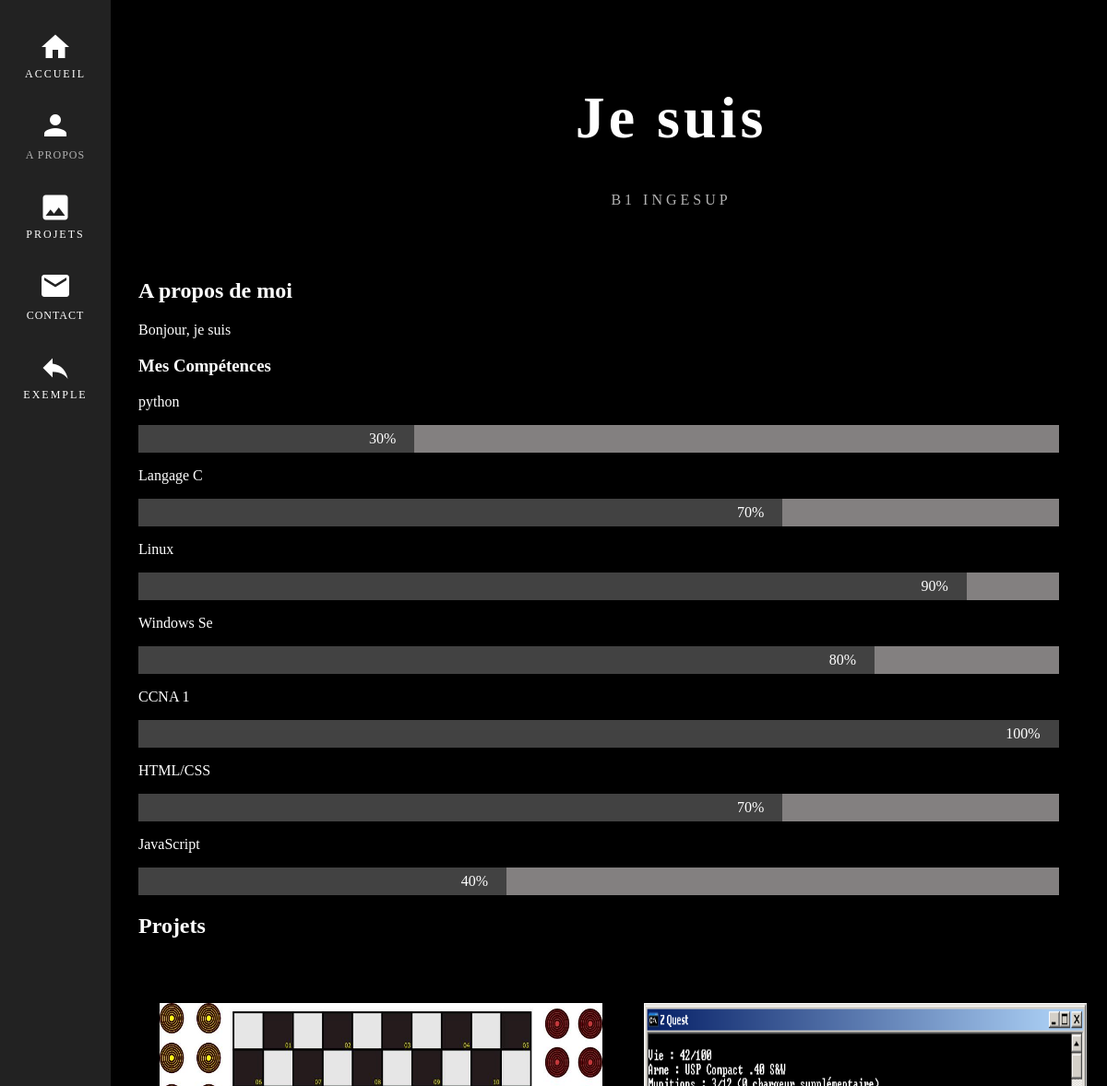
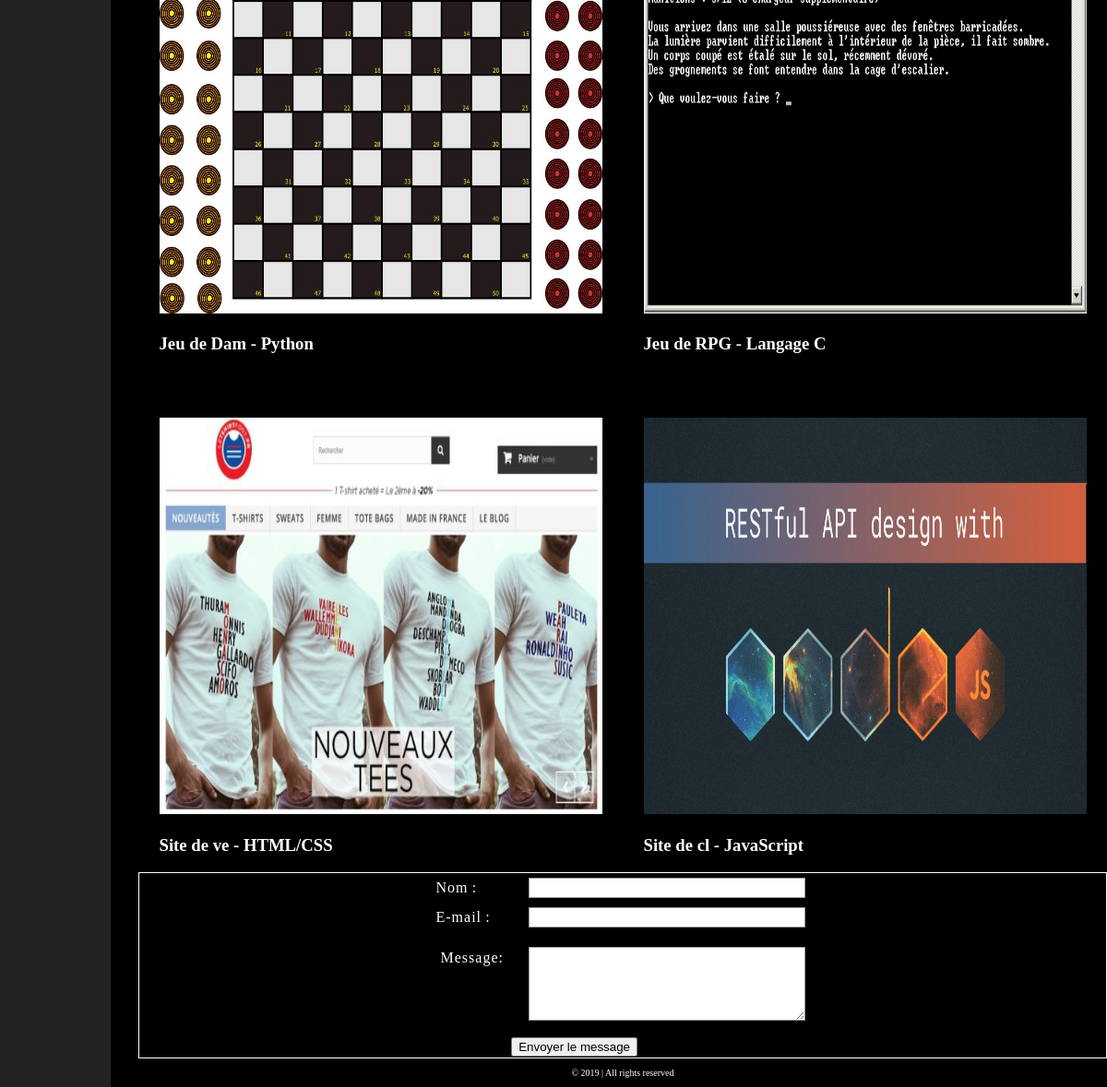
/Rendu5/projetweb/cv_utilisateur.php?id=3, run on the app's committed database (2 pictures, top to bottom).
### tables this page shows
CREATE TABLE IF NOT EXISTS `avoir` (
  `id_competence` int(11) NOT NULL,
  `id_utilisateur` int(11) NOT NULL,
  PRIMARY KEY (`id_competence`,`id_utilisateur`),
  KEY `id_utilisateur` (`id_utilisateur`)
);

CREATE TABLE IF NOT EXISTS `competence` (
  `id_competence` int(11) NOT NULL AUTO_INCREMENT,
  `nom_compet` varchar(10) NOT NULL,
  `niveau` int(11) NOT NULL,
  PRIMARY KEY (`id_competence`)
);

CREATE TABLE IF NOT EXISTS `projet` (
  `id_projet` int(11) NOT NULL AUTO_INCREMENT,
  `nom_projet` varchar(10) NOT NULL,
  `type_projet` varchar(20) NOT NULL,
  `image_projet` varchar(1000) NOT NULL,
  PRIMARY KEY (`id_projet`)
);

### Rendu5/projetweb/includes/function.php (called while the page is built, shortened)
<?php
$pdo = new PDO("mysql:host=localhost:3306;dbname=projetweb", "root", "");
if (isset($_GET["id"])) {
    $info_competence = $pdo->query(
        'SELECT competence.id_competence ,nom_compet, niveau, id_utilisateur FROM avoir
            JOIN competence ON avoir.id_competence = competence.id_competence
            WHERE id_utilisateur = "' . $_GET["id"] . '"
            '
    );
    $info_competence = $info_competence->fetchAll(PDO::FETCH_ASSOC);
    $info_creer = $pdo->query(
        'SELECT projet.id_projet, image_projet, nom_projet, type_projet FROM projet
            JOIN creer ON creer.id_projet = projet.id_projet
            WHERE id_utilisateur = "' . $_GET["id"] . '"
            '
    );
    $info_creer = $info_creer->fetchAll(PDO::FETCH_ASSOC);
}

### Rendu5/projetweb/cv_utilisateur.php (the view, shortened to what this page needs)
<?php require_once("includes/function.php");?>
<!DOCTYPE html>
<html>
<head>
    <link rel="stylesheet" type="text/css" media="screen" href="CSS/portfolio.css">
    <link rel="stylesheet" type="text/css" media="screen" href="CSS/modify.css">
</head>
<body>
    <aside>
        <nav>
            <a href="#home" class="home"><i class="material-icons md-36">home</i>
            <p>Accueil</p>
            </a>
            <a href="#about" class="about"><i class="material-icons md-36">person</i>
            <p>A Propos</p>
            </a>
            <a href="#projets" class="project"><i class="material-icons md-36">image</i>
            <p>Projets</p>
            </a>
            <a href="#contact" class="contact"><i class="material-icons md-36">mail</i>
            <p>Contact</p>
            </a>
            <?php if($_SESSION['admin'] == 1) :?>
            <a class="msg" href="admin.php"><i class="material-icons md-36">reply</i><p>Admin</p></a>
            <?php else :?>
            <a class="msg" href="accueil.php"><i class="material-icons md-36">reply</i><p>exemple</p></a>
            <?php endif ?>
        </nav>
    </aside>
        <main>
            <header class="home" id="home"><br><br>
            <h1>Je suis <?= $info_user[0]['prenom'] . " " . $info_user[0]["nom"] ?></h1>
            <h5>B1 INGESUP</h5>
            </header>
        </main>
        <section class="section_about" id="about">
            <h2>A propos de moi</h2>
            <p>
                <span>Bonjour, je suis <?= $info_user[0]['prenom'] ?></span> <?= $info_user[0]['description_u'] ?>
            </p>
            <h3>Mes Compétences</h3>
            <?php if (!empty($info_competence)) :
            foreach ($info_competence as $key => $value) : ?>
            <p><?= $value["nom_compet"] ?></p>
            <div class="container">
                <div style="width:<?= $value["niveau"] ?>%" class="competence python"><?= $value["niveau"] ?>%</div>
            </div>
            <?php if ($_SESSION["modification"] == 1) : ?>
            <a href="removeCompetence.php?id_competence=<?= $value["id_competence"] ?>"><i class="material-icons md-36">backspace</i></a>
            <?php endif; endforeach; endif ?>
        </section>
        <section class="section_project" id="project">
            <h2>Projets</h2>
            <div class="tout">
            <?php if (!empty( $info_creer)) :
              foreach ( $info_creer as $key => $value) : ?>
                <div class="col">
                    <img src="image_projet/<?= $value["image_projet"] ?>" alt="">
                    <h3><?=$value["nom_projet"]?> - <?=$value["type_projet"]?></h3>
                </div>
                <?php if ($_SESSION["modification"] == 1) : ?>
            <a href="removeProjet.php?id_projet=<?= $value["id_projet"] ?>"><i class="material-icons md-36">backspace</i></a>
            <?php endif; endforeach; endif ?>
            </div>
        </section>
        <section class="contact" id="contact">
                <form class="form_contact" action="" method="post">
            <div>
              <label for="name">Nom :</label>
              <input type="text" id="name" name="user_name" />
            <div>
            <div>
              <label for="mail">E-mail :</label>
              <input type="email" id="mail" name="user_email" />
            </div>
            <div>
              <label for="msg">Message:</label>
              <textarea id="msg" name="user_message"></textarea>
            </div>
            <div>
                    <button type="submit">Envoyer le message</button>
                </div>
            </div>
        </form>
        </section>
        <footer>
            <section class="bot">
                <p>&copy 2019 | All rights reserved</p>
            </section>
        </footer>
</body>
</html>

### Rendu5/projetweb/CSS/portfolio.css (style rules this page uses)
body { padding: 0; margin: 0; background: black; color: white; margin-left: 150px; }
*,*::before,*::after { box-sizing: border-box }
a { text-decoration: none; }
img { width: 100%; }
aside { position: fixed; background: #222; top: 0; left: 0; width: 120px; height: 100%; overflow: none; z-index: 1; text-align: center; padding: 0; }
.material-icons.md-36 { font-size: 36px; }
aside a { display: block; padding: 15px 0; color: white; transition: all 0.35s; text-transform: uppercase; font-size: 0.75em; letter-spacing: 2px; }
aside p { margin: 0; padding: 0; }
main { max-width: 980px; background: #000; margin-left: 10%; padding: 12px 50px 12px 50px; }
header { text-align: center; letter-spacing: 2px; }
header h1 { font-weight: bold; font-size: 4em; letter-spacing: 4px; }
header h5 { font-weight: 300; font-size: 1em; letter-spacing: 4px; color: #b2b2b2; }
.about,.projets,.contact { line-height: 1.5em; letter-spacing: 1px; font-weight: 300; }
.about p { color: #b2b2b2; }
.container { width: 95%; background-color: #838080; }
.competence { text-align: right; padding-right: 20px; line-height: 30px; color: white; background-color: #424242; }
.python { width: 30%; }
.tout { display: flex; flex-direction: row; justify-content: space-around; flex-wrap: wrap; }
.col img { padding-top: 50px; height: 480px; width: 480px; }
.bot { text-align: center; font-size: 10px; }
#contact { border: 1px solid white; }
.form_contact { text-align: center; }
form div + div { margin-top: 1em; }
label { display: inline-flex; width: 90px; text-align: right; }
input, textarea { font: 1em sans-serif; width: 300px; box-sizing: border-box; border: 1px solid #999; }
textarea { vertical-align: top; height: 5em; }
button { margin-left: -10%; }

### Rendu5/projetweb/CSS/modify.css (style rules this page uses)
input { margin: 5px; color: white; }

### data on the page
avoir: id_competence.nom_compet "python", id_competence.niveau "30"
avoir: id_competence.nom_compet "Langage C", id_competence.niveau "70"
avoir: id_competence.nom_compet "Linux", id_competence.niveau "90"
avoir: id_competence.nom_compet "Windows Se", id_competence.niveau "80"
avoir: id_competence.nom_compet "CCNA 1", id_competence.niveau "100"
avoir: id_competence.nom_compet "HTML/CSS", id_competence.niveau "70"
avoir: id_competence.nom_compet "JavaScript", id_competence.niveau "40"
projet: image_projet (picture), nom_projet "Jeu de Dam", type_projet "Python"
projet: image_projet (picture), nom_projet "Jeu de RPG", type_projet "Langage C"
projet: image_projet (picture), nom_projet "Site de ve", type_projet "HTML/CSS"
projet: image_projet (picture), nom_projet "Site de cl", type_projet "JavaScript"
